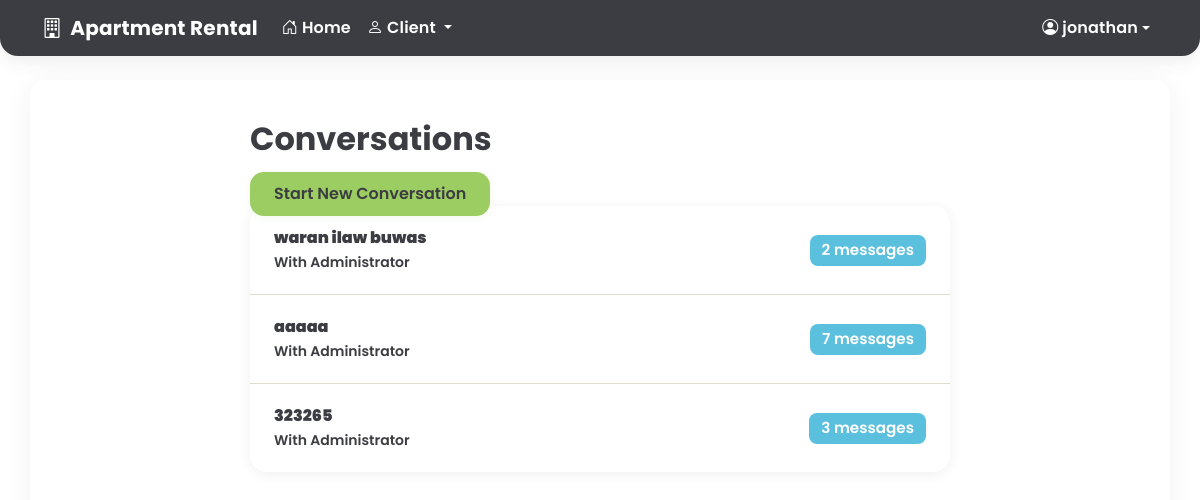
Page /messages/ (signed in) on the committed database.
### core/models.py (models this page shows, shortened)
class User(AbstractUser):
    CLIENT = 1
    TENANT = 2
    ADMIN = 3
    ROLE_CHOICES = (
        (CLIENT, 'Client'),
        (TENANT, 'Tenant'),
        (ADMIN, 'Admin'),
    )
    role = models.PositiveSmallIntegerField(choices=ROLE_CHOICES, default=CLIENT)
    phone_number = models.CharField(max_length=20, blank=True, null=True)
    facebook_account = models.CharField(max_length=100, blank=True, null=True)
    address = models.TextField(blank=True, null=True)
    occupation = models.CharField(max_length=100, blank=True, null=True)
    profile_picture = models.ImageField(upload_to='profile_pics/', blank=True, null=True)

class Conversation(models.Model):
    subject = models.CharField(max_length=200)
    participants = models.ManyToManyField(User, related_name='conversations')
    created_at = models.DateTimeField(auto_now_add=True)
    updated_at = models.DateTimeField(auto_now=True)

### core/views.py (the view)
# urls.py: path('messages/', views.conversation_list, name='conversation_list'),
@login_required
def conversation_list(request):
    conversations = Conversation.objects.filter(participants=request.user).order_by('-updated_at')
    return render(request, 'messages/conversation_list.html', {'conversations': conversations})

### templates/messages/conversation_list.html (shortened to what this page needs)
{% extends 'base.html' %}
{% block content %}
<div class="conv-list-container">
    <h2 class="conv-list-title">Conversations</h2>
    <a href="{% url 'conversation_create' %}" class="conv-list-btn">Start New Conversation</a>
    <div class="conv-list-group">
        <ul class="list-unstyled mb-0">
            {% for conversation in conversations %}
                <li class="conv-list-item">
                    <a href="{% url 'conversation_thread' conversation.id %}" class="conv-list-link">
                        <strong>{{ conversation.subject }}</strong><br>
                        <small>With {% for participant in conversation.participants.all %}{% if participant != user %}{% if participant.get_full_name %}{{ participant.get_full_name }}{% else %}{{ participant.username }}{% endif %} {% endif %}{% endfor %}</small>
                    </a>
                    <span class="conv-list-badge">{{ conversation.messages.count }} messages</span>
                </li>
            {% empty %}
                <li class="conv-list-empty">No conversations yet.</li>
            {% endfor %}
        </ul>
    </div>
</div>
{% endblock %}

### templates/partials/_navbar.html (shortened to what this page needs)
<nav class="navbar navbar-expand-lg navbar-charcoal">
    <div class="container">
        <a class="navbar-brand fw-bold d-flex align-items-center" href="{% url 'home' %}">
            <i class="bi bi-building me-2"></i>Apartment Rental
        </a>
        <div class="collapse navbar-collapse" id="navbarNav">
            <ul class="navbar-nav me-auto">
                <li class="nav-item">
                    <a class="nav-link" href="{% url 'home' %}">
                        <i class="bi bi-house-door me-1"></i>Home
                    </a>
                </li>
                {% if user.is_authenticated %}
                    {% if user.role == user.ADMIN or user.is_superuser %}
                        <li class="nav-item dropdown">
                            <a class="nav-link dropdown-toggle" href="#" id="adminDropdown" role="button" data-bs-toggle="dropdown">
                                <i class="bi bi-speedometer2 me-1"></i>Admin
                            </a>
                            <ul class="dropdown-menu">
                                <li><a class="dropdown-item" href="{% url 'admin_dashboard' %}"><i class="bi bi-grid me-2"></i>Dashboard</a></li>
                                <li><a class="dropdown-item" href="{% url 'admin_units_list' %}"><i class="bi bi-house-gear me-2"></i>Units</a></li>
                                <li><a class="dropdown-item" href="{% url 'admin_applications' %}"><i class="bi bi-file-earmark-text me-2"></i>Applications</a></li>
                                <li><a class="dropdown-item" href="{% url 'admin_tenants' %}"><i class="bi bi-people me-2"></i>Tenants</a></li>
                                <li><a class="dropdown-item" href="{% url 'admin_payments' %}"><i class="bi bi-cash-stack me-2"></i>Payments</a></li>
                                <li><a class="dropdown-item" href="{% url 'admin_announcements' %}"><i class="bi bi-megaphone me-2"></i>Announcements</a></li>
                                <li><a class="dropdown-item" href="{% url 'admin_leave_requests' %}"><i class="bi bi-door-open me-2"></i>Leave Requests</a></li>
                                <li><a class="dropdown-item" href="{% url 'admin_messages' %}"><i class="bi bi-chat-left-text me-2"></i>Messages</a></li>
                            </ul>
                        </li>
                    {% elif user.role == user.CLIENT %}
                        <li class="nav-item dropdown">
                            <a class="nav-link dropdown-toggle" href="#" id="clientDropdown" role="button" data-bs-toggle="dropdown">
                                <i class="bi bi-person me-1"></i>Client
                            </a>
                        </li>
                    {% endif %}
                {% endif %}
            </ul>
            <ul class="navbar-nav">
                {% if user.is_authenticated %}
                    <li class="nav-item dropdown">
                        <a class="nav-link dropdown-toggle d-flex align-items-center" href="#" id="userDropdown" role="button" data-bs-toggle="dropdown">
                            <i class="bi bi-person-circle me-1"></i>
                            <span class="d-none d-lg-inline">{{ user.username|truncatechars:12 }}</span>
                        </a>
                    </li>
                {% endif %}
            </ul>
        </div>
    </div>
</nav>

### static/css/style.css (style rules this page uses)
:root { --charcoal: #3C3D42; --kiwi-green: #9CCD62; --soft-cream: #F6F8E2; --sage-beige: #E0DDCA; --cloud-white: #FFFFFF; --error-red: #D9534F; --sky-blue: #5BC0DE; --success-olive: #6BA539; --neutral-gray: #A9A9A9; }
a { text-decoration: none; }

### templates/partials/_navbar.html (style rules this page uses)
.navbar-charcoal { background-color: var(--charcoal) !important; color: var(--cloud-white) !important; border-radius: 0 0 18px 18px; box-shadow: 0 4px 18px 0 rgba(60, 61, 66, 0.10); font-family: 'Poppins', Arial, sans-serif !important; padding-top: 0.5rem; padding-bottom: 0.5rem; }
.navbar-charcoal .navbar-brand, .navbar-charcoal .nav-link, .navbar-charcoal .bi { color: var(--cloud-white) !important; font-family: 'Poppins', Arial, sans-serif !important; font-weight: 600; letter-spacing: 0.01em; }

### templates/messages/conversation_list.html (style rules this page uses)
.conv-list-container { font-family: 'Poppins', Arial, sans-serif !important; max-width: 700px; margin: 2.5rem auto 0 auto; }
.conv-list-title { font-weight: 700; color: var(--charcoal); margin-bottom: 1.5rem; }
.conv-list-btn { background: var(--kiwi-green); color: var(--charcoal); border-radius: 14px; font-weight: 600; border: none; box-shadow: 0 2px 8px 0 rgba(156, 205, 98, 0.10); padding: 0.65rem 1.5rem; font-size: 1rem; margin-bottom: 1.5rem; transition: background 0.2s, color 0.2s; }
.conv-list-group { border-radius: 16px; box-shadow: 0 2px 12px 0 rgba(60, 61, 66, 0.08); overflow: hidden; background: var(--soft-cream); }
.conv-list-item { background: var(--cloud-white); color: var(--charcoal); border: none; border-bottom: 1px solid var(--sage-beige); padding: 1.25rem 1.5rem; display: flex; justify-content: space-between; align-items: center; transition: background 0.2s; }
.conv-list-item:last-child { border-bottom: none; }
.conv-list-link { color: var(--charcoal); text-decoration: none; font-weight: 600; transition: color 0.2s; }
.conv-list-badge { background: var(--sky-blue); color: var(--cloud-white); border-radius: 8px; font-size: 0.95rem; font-weight: 600; padding: 0.25rem 0.75rem; }

### rows in the picture
User: username "jonathan"
Conversation: subject "waran ilaw buwas", messages.count "2"
User: get_full_name "Administrator"
Conversation: subject "aaaaa", messages.count "7"
Conversation: subject "323265", messages.count "3"
